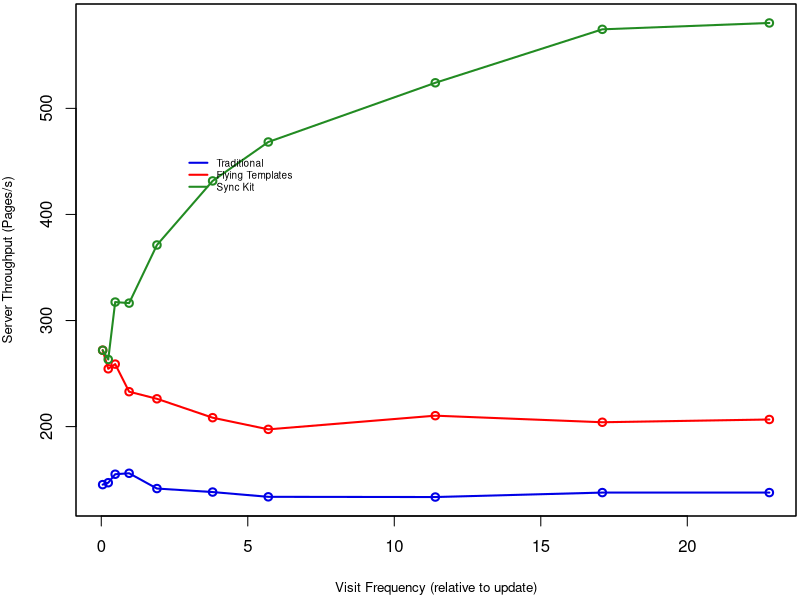

Source code (R):

# ============================================================================
# PLOT 3
# Create a line graph of measured server throughput
# ----------------------------------------------------------------------------
# Parameters
#
# file,highest_rate,attempted_rate,avg_data
# test_freq_12_per_day_traditional.txt,133.600000,135,159456.000000
# test_freq_2_per_day_tokyo.txt,226.200000,193,61086.000000
# test_freq_24_per_day_synckit.txt,580.500000,503,13365.000000
#
# ============================================================================

tp <- read.csv("apache.csv",
    header=T,
    dec='.',
    na.strings=c('XXXXXXX')
)

# Aggregate across all the merged CSV file (this file should contain all 3)

# Average the data across each strategy
tpAgg <- aggregate(tp, 
                   by=list(tp$file, tp$strategy, tp$frequency), 
                   FUN=mean, 
                   na.rm=TRUE)

plot_colors <- c(rgb(r=0.0,g=0.0,b=0.9), "red", "forestgreen")

# Start PDF device driver to save output to figure.pdf
pdf(file="Figure_5_throughput.pdf", height=3.5, width=5)

# Trim off excess margin space (bottom, left, top, right)par(mar=c(4.2, 3.8, 0.2, 0.2))
par(mar=c(4.2, 3.8, 0.2, 0.2))


# Graph autos using a y axis that uses the full range of value
# in autos_data. Label axes with smaller font and use larger 
# line widths.
plot(
    x=tpAgg[tpAgg$Group.2 == "Traditional",]$frequency*12/12.631578947, 
    y=tpAgg[tpAgg$Group.2 == "Traditional",]$highest_rate, 
    type="o", 
       col=plot_colors[1], 
       ylim=range(tpAgg$highest_rate), 
       ann=T, 
       xlab="Visit Frequency (relative to update)",
       ylab="Server Throughput (Pages/s)", 
       cex.lab=0.8, 
       lwd=2
)

# # Make x axis tick marks without labels
# axis(1, lab=F)
# 
# # Plot y axis with smaller horizontal labels 
# axis(1, at=points[seq(7, length(points), 7)], lab=points[seq(7, length(points), 7)])
# axis(2, las=1, cex.axis=0.8)

# Create box around plot
box()
# 
# # Graph FT with thicker red dashed line
lines(
    tpAgg[tpAgg$Group.2 == "Flying Templates",]$frequency*12/12.631578947,
    tpAgg[tpAgg$Group.2 == "Flying Templates",]$highest_rate,
    type="o", 
    lty=1, 
    lwd=2, 
    col=plot_colors[2]
)
# 
# # Graph SK with thicker green dotted line
lines(
    tpAgg[tpAgg$Group.2 == "Sync Kit",]$frequency*12/12.631578947,
    tpAgg[tpAgg$Group.2 == "Sync Kit",]$highest_rate,
    type="o", 
    lty=1, 
    lwd=2, 
    col=plot_colors[3]
)

# Create a legend in the top-left corner that is slightly  
# smaller and has no border
legend(2.7, 460, c("Traditional", "Flying Templates", "Sync Kit"), cex=0.6, col=plot_colors, 
   lty=1, lwd=2, bty="n");
  
# Turn off device driver (to flush output to PDF)
dev.off()


# Restore default margins
par(mar=c(5, 4, 4, 2) + 0.1)

